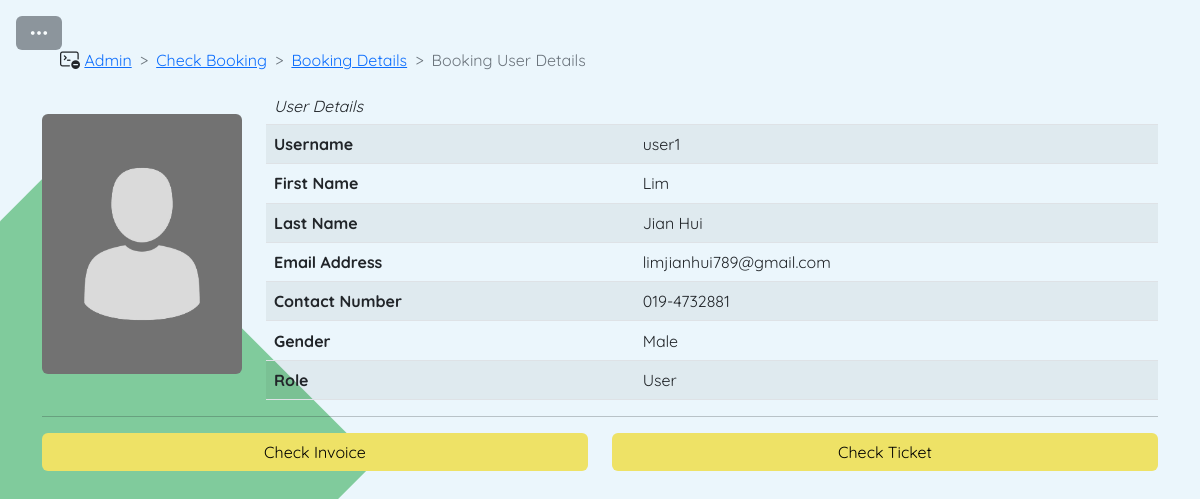
/admin/booking-user-details.php?bookingID=18 (signed in), run on the app's committed database.
### tables this page shows
CREATE TABLE `nitro_user` (
  `username` varchar(20) NOT NULL,
  `password` varchar(20) DEFAULT NULL,
  `emailAddress` varchar(50) DEFAULT NULL,
  `contactNum` varchar(20) DEFAULT NULL,
  `first_name` varchar(20) DEFAULT NULL,
  `last_name` varchar(30) DEFAULT NULL,
  `gender` char(1) DEFAULT NULL,
  `is_admin` bit(1) DEFAULT NULL,
  `is_banned` bit(1) DEFAULT NULL
);

### admin/booking-user-details.php (the view, shortened to what this page needs)
<?php
    require_once("./includes/modal_msg.php");
?>
<html lang="en">
    <head>
        <link rel="stylesheet" href="https://cdn.jsdelivr.net/npm/bootstrap-icons@1.9.1/font/bootstrap-icons.css">
        <link type="text/css" rel="stylesheet" href="css/style.css">
    </head>
    <body style="background-image: url('./image/add_page_background.png');">
        <?php
            require_once("./includes/header.php");
        ?>
        <div class="cotainer-fluid">
            <div class="row mt-5 mx-5">
                <div class="col">
                    <nav style="--bs-breadcrumb-divider: '>';" aria-label="breadcrumb">
                        <ol class="breadcrumb align-self-center">
                            <li><i class="bi bi-terminal-dash fs-5"></i>&nbsp;</li>
                            <li class="breadcrumb-item"><a href="./index.php">Admin</a></li>
                            <li class="breadcrumb-item" aria-current="page"><a href="./booking-management.php">Check Booking</a></li>
                            <li class="breadcrumb-item" aria-current="page"><a href="javascript:onclick=history.back()">Booking Details</a></li>
                            <li class="breadcrumb-item active" aria-current="page">Booking User Details</li>
                        </ol>
                    </nav>
                </div>
            </div>
        </div>
        <div class="container">
            <div class="row">
                <div class="col-auto align-self-center">
                    <img class="img-fluid rounded d-block mx-auto" width="200px" src="./image/profile.jpg" alt="Profile Pic">
                </div>
                <div class="col">
                <form action="">
                    <table class="table align-middle table-striped h-100">
                        <thead>
                            <tr>
                                <td colspan="2" ><i>User Details</i></td>
                            </tr>
                        </thead>
                        <?php
                            $conn = new mysqli(DB_HOST,DB_USER,DB_PASSWORD,DB_NAME);
                            $query = "
                            SELECT U.username, first_name, last_name, emailAddress, contactNum, gender, is_admin
                            FROM nitro_user U, nitro_booking B
                            WHERE B.bookingID = {$_GET['bookingID']}
                            AND (B.username = U.username)
                            ";
                            $result = $conn->query($query);
                            while($row = $result->fetch_object()){
                                if($row->gender == 'M'){
                                    $gender = "Male";
                                } else if($row->gender == "F"){
                                    $gender = "Female";
                                } else{
                                    $gender = "Other";
                                }
                                if($row->is_admin == 1){
                                    $role = "Administrator";
                                }else{
                                    $role = "User";
                                }
                                printf('
                                <tbody>
                                    <tr>
                                        <th>Username</th>
                                        <td>%s</td>
                                    </tr>
                                    <tr>
                                        <th>First Name</th>
                                        <td>
                                            %s
                                        </td>
                                    </tr>
                                    <tr>
                                        <th>Last Name</th>
                                        <td>
                                            %s
                                        </td>
                                    </tr>
                                    <tr>
                                        <th>Email Address</th>
                                        <td>
                                            %s
                                        </td>
                                    </tr>
                                    <tr>
                                        <th>Contact Number</th>
                                        <td>
                                            %s
                                        </td>
                                    </tr>
                                    <tr>
                                        <th>Gender</th>
                                        <td>
                                            %s
                                        </td>
                                    </tr>
                                    <tr>
                                        <th>Role</th>
                                        <td>
                                            %s
                                        </td>
                                    </tr>
                                </tbody>
                                ', $row->username, $row->first_name, $row->last_name, $row->emailAddress, $row->contactNum, $gender, $role);
                            }
                        ?>
                    </table>
                </form>
                </div>
            </div>
            <hr>
            <div class="row">
                <div class="col-6">
                    <div class="d-grid">
                        <button class="btn btn-primary-bg" onclick="location.href = '../invoice.php'">Check Invoice</button>
                    </div>
                </div>
                <div class="col-6">
                    <div class="d-grid">
                        <button class="btn btn-primary-bg" onclick="location.href = '../ticket.php?bookingID=<?php echo $_GET['bookingID'];?>'">Check Ticket</button>
                    </div>
                </div>
            </div>
        </div>
    </body>
</html>

### admin/css/style.css (style rules this page uses)
body { animation: fadeIn 0.5s; font-family: 'Quicksand', sans-serif; }
.btn-primary-bg { --bs-btn-color: black; --bs-btn-bg: #eee266; --bs-btn-border-color: transparent; --bs-btn-hover-color: black; --bs-btn-hover-bg: #f4ec8d; --bs-btn-hover-border-color: #dacf5d; --bs-btn-focus-shadow-rgb: 49,132,253; --bs-btn-active-color: black; --bs-btn-active-bg: #dacf5d; --bs-btn-active-border-color: #eee266; --bs-btn-active-shadow: inset 0 3px 5px rgba(0, 0, 0, 0.125); }

### data on the page
nitro_user: username "user1", first_name "Lim", last_name "Jian Hui", emailAddress "limjianhui789@gmail.com", contactNum "019-4732881", gender "Male", is_admin "User"
